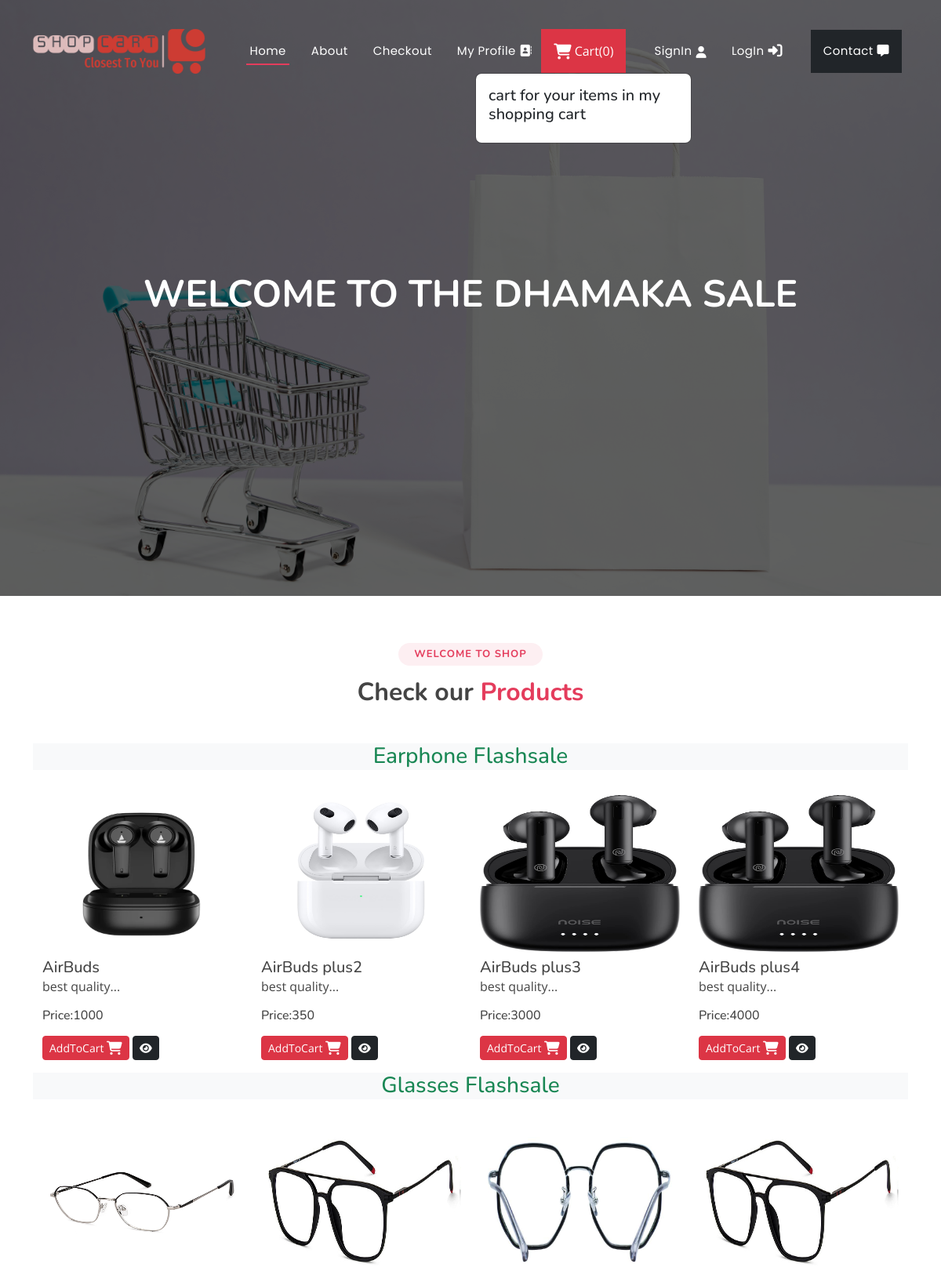
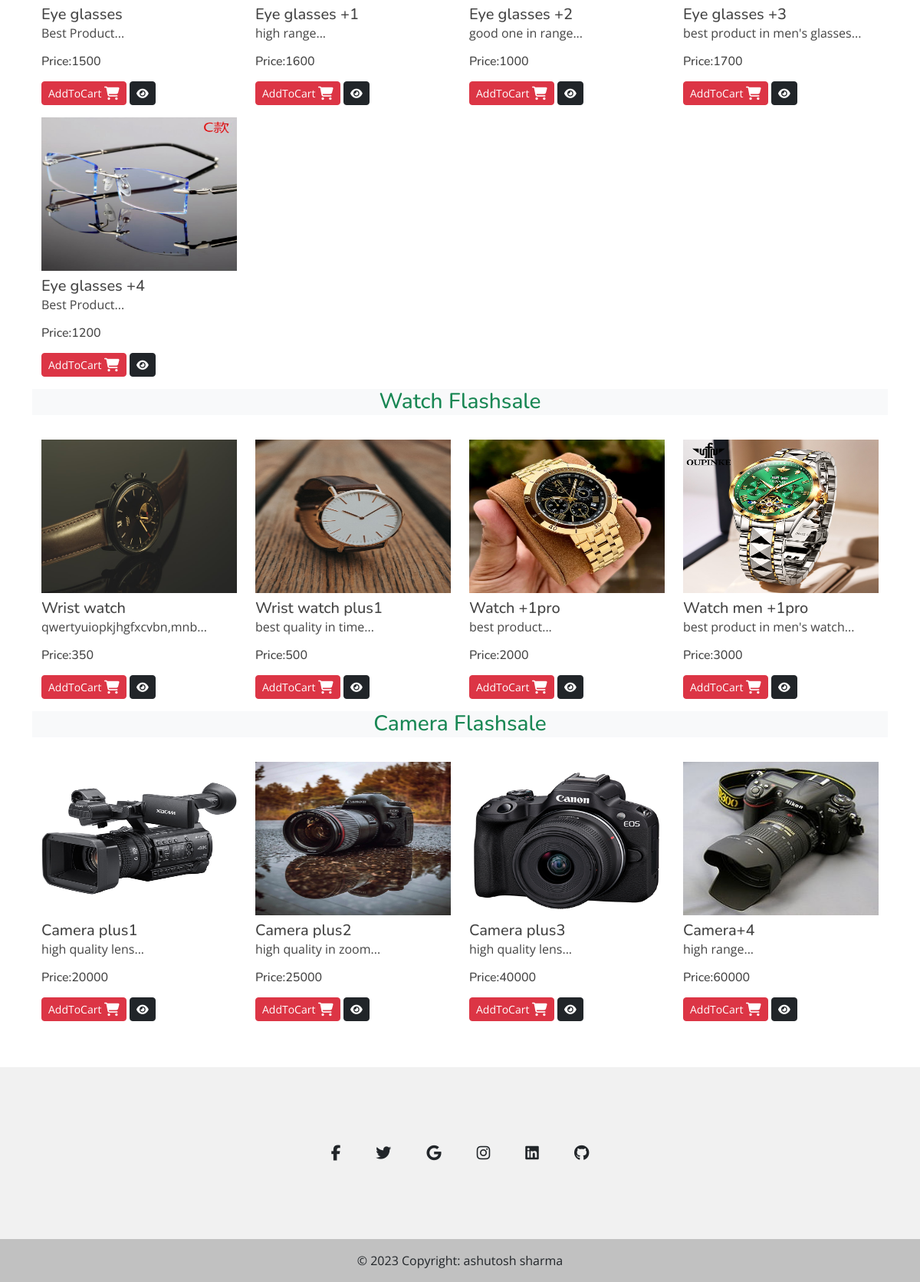
The page / on the database its author committed (2 pictures, top to bottom).
### ecommerceapp/models.py (models this page shows, shortened)
class Product(models.Model):
    product_id=models.AutoField
    product_name=models.CharField(max_length=100)
    category=models.CharField(default='', max_length=100)
    subcategory=models.CharField(default='', max_length=50)
    price=models.IntegerField(default=0)
    desc=models.CharField(max_length=300)
    image=models.ImageField(upload_to='images')

### ecommerceapp/views.py (the view)
# urls.py: path('',views.index,name="index"),
def index(request):
    allProds=[]
    catporods=Product.objects.values('category','id')
    cats={item['category']for item in catporods}
    for cat in cats:
        prod=Product.objects.filter(category=cat)
        n=len(prod)
        nSlides=n // 4 + ceil(n / 4)-(n // 4)
        allProds.append([prod,range(1,nSlides),nSlides])
    params={'allProds':allProds}
    return render(request,"index.html",params)

### templates/index.html (shortened to what this page needs)
{% extends 'base.html' %}
{% block content %}
<h1>Welcome to the Dhamaka Sale</h1>
{% endblock content %}
{% block body %}
{% load static %}
<section id="portfolio" class="portfolio">
    <div class="container">
      <div class="section-title">
        <h2>Welcome to Shop</h2>
        <h3>Check our <span>Products</span></h3>
      </div>
    {% for product,range,nSlides in allProds %}
     <h3 class="my-3 text-center text-success bg-light">{{product.0.category}} Flashsale</h3>
     <div class="container">
      <div class="row">
        {% for i in product %}
        <div class="col-md-3 mt-3">
          <img src="/media/{{i.image}}" class="card-img-top" alt="not found" height="200px" width="150px" />
          <div class="card-body">
            <h5 class="card-title mt-2" id="namepr{{i.id}}">{{i.product_name}}</h5>
            <p class="card-text">{{i.desc|slice:"0:53"}}...</p>
            <h6 class="card-title mb-3">
              Price:<span id="pricepr{{i.id}}">{{i.price}}</span>
            </h6>
            <span id="divpr{{i.id}}" class="divpr">
              <button id="pr{{i.id}}" class="btn btn-danger cart btn-sm mt-0">
                AddToCart
              </button>
            </span>
            <a href="/media/{{i.image}}">
              <button class="btn btn-dark btn-sm cart"><i class="fa-solid fa-eye"></i></button></a
            >
          </div>
        </div>
        {% endfor %}
      </div>
     </div>
    {% endfor %}
    </div>
  </section>
{% endblock body %}

### templates/base.html (shortened to what this page needs)
{% load static %}
<!DOCTYPE html>
<html lang="en">
<head>
  <link href="{% static 'assets/vendor/bootstrap/css/bootstrap.min.css'%}" rel="stylesheet">
  <link href="{% static 'assets/vendor/bootstrap-icons/bootstrap-icons.css'%}" rel="stylesheet">
  <link href="{% static 'assets/vendor/boxicons/css/boxicons.min.css'%}" rel="stylesheet">
  <link href="{% static 'assets/vendor/glightbox/css/glightbox.min.css'%}" rel="stylesheet">
  <link href="{% static 'assets/vendor/remixicon/remixicon.css'%}" rel="stylesheet">
  <link href="{% static 'assets/vendor/swiper/swiper-bundle.min.css'%}" rel="stylesheet">
  <link href="{% static 'assets/css/style.css'%}" rel="stylesheet">
  <link rel="stylesheet" href="https://cdnjs.cloudflare.com/ajax/libs/font-awesome/6.4.2/css/all.min.css">
</head>
<body>
  <header id="header" class="fixed-top ">
    <div class="container d-flex align-items-center justify-content-between">
      <a href="/" class="logo"><img  width="220px" src="{% static 'images/logo.png' %}" alt="" class="img-fluid"></a>
      <nav id="navbar" class="navbar">
        <ul>
          <li><a class="nav-link scrollto active" href="/">Home</a></li>
          <li><a class="nav-link scrollto" href="/about">About</a></li>
          <li><a href="/checkout">Checkout</a></li>
          <li><a href="/profile">My Profile</a></li>
          <button type="button" class="nav-link scrollto bg-danger p-3 m-2 text-white" id="popcart" data-container="body" data-toggle="popover" data-placement="bottom" data-html="true"><i class="fa-solid fa-cart-shopping fa-lg" style="margin-right: 4px;"></i>Cart(<span id="cart">0</span>)</button>
          {% if request.user.is_authenticated %}
          <li><a href="/auth/logout">Log Out<i class="fa-solid fa-right-from-bracket" style="font-size: 15px;"></i></a></li>
          {% else %}
          <li><a href="/auth/signup"><span>SignIn</span></a>
          <li><a href="/auth/login">LogIn</a></li>
          </li>
          {% endif %}
          <li><a class="nav-link scrollto bg-dark p-3 m-2" href="/contact">Contact</a></li>
        </ul>
      </nav>
    </div>
  </header>
  <section id="hero">
    <div class="hero-container">
     {% block content %}
      {% endblock content %}
    </div>
  </section>
  {% block body %}
  {% endblock body %}
  <footer class="text-center text-white" style="background-color: #f1f1f1;">
    <div class="container pt-4">
      <section class="mb-4">
        <a
          class="btn btn-link btn-floating btn-lg text-dark m-1"
          href="#!"
          role="button"
          data-mdb-ripple-color="dark"
          ><i class="fab fa-facebook-f"></i
        ></a>
        <a
          class="btn btn-link btn-floating btn-lg text-dark m-1"
          href="#!"
          role="button"
          data-mdb-ripple-color="dark"
          ><i class="fab fa-twitter"></i
        ></a>
        <a
          class="btn btn-link btn-floating btn-lg text-dark m-1"
          href="#!"
          role="button"
          data-mdb-ripple-color="dark"
          ><i class="fab fa-google"></i
        ></a>
        <a
          class="btn btn-link btn-floating btn-lg text-dark m-1"
          href="#!"
          role="button"
          data-mdb-ripple-color="dark"
          ><i class="fab fa-instagram"></i
        ></a>
        <a
          class="btn btn-link btn-floating btn-lg text-dark m-1"
          href="#!"
          role="button"
          data-mdb-ripple-color="dark"
          ><i class="fab fa-linkedin"></i
        ></a>
        <a
          class="btn btn-link btn-floating btn-lg text-dark m-1"
          href="#!"
          role="button"
          data-mdb-ripple-color="dark"
          ><i class="fab fa-github"></i
        ></a>
      </section>
    </div>
    <div class="text-center text-dark p-3" style="background-color: rgba(0, 0, 0, 0.2);">
      © 2023 Copyright:
      <a class="text-dark" href="#">ashutosh sharma</a>
    </div>
  </footer>
</body>
</html>

### static/assets/css/style.css (style rules this page uses)
body { font-family: "Open Sans", sans-serif; color: #444444; }
a { color: #e43c5c; text-decoration: none; }
h1, h2, h3, h4, h5, h6 { font-family: "Nunito", sans-serif; }
#header { transition: all 0.5s; z-index: 997; padding: 20px 0; }
#header .logo { font-size: 30px; margin: 0; padding: 0; line-height: 1; font-weight: 600; letter-spacing: 1px; text-transform: uppercase; }
#header .logo img { max-height: 60px; }
.navbar { padding: 0; }
.navbar ul { margin: 0; padding: 0; display: flex; list-style: none; align-items: center; }
.navbar li { position: relative; }
.navbar>ul>li { white-space: nowrap; padding: 10px 0 10px 24px; }
.navbar a, .navbar a:focus { display: flex; align-items: center; justify-content: space-between; font-family: "Poppins", sans-serif; color: #fff; font-size: 15px; padding: 0 4px; white-space: nowrap; transition: 0.3s; letter-spacing: 0.4px; position: relative; }
.navbar>ul>li>a:before { content: ""; position: absolute; width: 100%; height: 2px; bottom: -6px; left: 0; background-color: #e43c5c; visibility: hidden; transform: scaleX(0); transition: all 0.3s ease-in-out 0s; }
.navbar a:hover:before, .navbar li:hover>a:before, .navbar .active:before { visibility: visible; transform: scaleX(1); }
.navbar a:hover, .navbar .active, .navbar .active:focus, .navbar li:hover>a { color: #fff; }
#hero { width: 100%; height: 95vh; background: url("../../images/bg2.jpg") top center; background-size:contain; position: relative; }
#hero:before { content: ""; background: rgba(0, 0, 0, 0.6); position: absolute; bottom: 0; top: 0; left: 0; right: 0; }
#hero .hero-container { position: absolute; bottom: 0; top: 0; left: 0; right: 0; display: flex; justify-content: center; align-items: center; flex-direction: column; text-align: center; padding: 0 15px; }
#hero h1 { margin: 0 0 10px 0; font-size: 48px; font-weight: 700; line-height: 56px; text-transform: uppercase; color: #fff; }
@media (min-width: 1024px) { #hero { background-attachment: fixed; } }
section { padding: 60px 0; overflow: hidden; }
.section-title { text-align: center; padding-bottom: 30px; }
.section-title h2 { font-size: 13px; letter-spacing: 1px; font-weight: 700; padding: 8px 20px; line-height: 1; margin: 0; background: #fdeff2; color: #e43c5c; display: inline-block; text-transform: uppercase; border-radius: 50px; }
.section-title h3 { margin: 15px 0 0 0; font-size: 32px; font-weight: 700; }
.section-title h3 span { color: #e43c5c; }

### rows shown on the page
Product: category "Earphone", image (picture), product_name "AirBuds", desc "best quality", price "1000"
Product: image (picture), product_name "AirBuds plus2", desc "best quality", price "350"
Product: image (picture), product_name "AirBuds plus3", desc "best quality", price "3000"
Product: image (picture), product_name "AirBuds plus4", desc "best quality", price "4000"
Product: category "Glasses", image (picture), product_name "Eye glasses", desc "Best Product", price "1500"
Product: image (picture), product_name "Eye glasses +1", desc "high range", price "1600"
Product: image (picture), product_name "Eye glasses +2", desc "good one in range", price "1000"
Product: image (picture), product_name "Eye glasses +3", desc "best product in men's glasses", price "1700"
Product: image (picture), product_name "Eye glasses +4", desc "Best Product", price "1200"
Product: category "Watch", image (picture), product_name "Wrist watch", desc "qwertyuiopkjhgfxcvbn,mnb", price "350"
Product: image (picture), product_name "Wrist watch plus1", desc "best quality in time", price "500"
Product: image (picture), product_name "Watch +1pro", desc "best product", price "2000"
Product: image (picture), product_name "Watch men +1pro", desc "best product in men's watch", price "3000"
Product: category "Camera", image (picture), product_name "Camera plus1", desc "high quality lens", price "20000"
Product: image (picture), product_name "Camera plus2", desc "high quality in zoom", price "25000"
Product: image (picture), product_name "Camera plus3", desc "high quality lens", price "40000"
Product: image (picture), product_name "Camera+4", desc "high range", price "60000"
